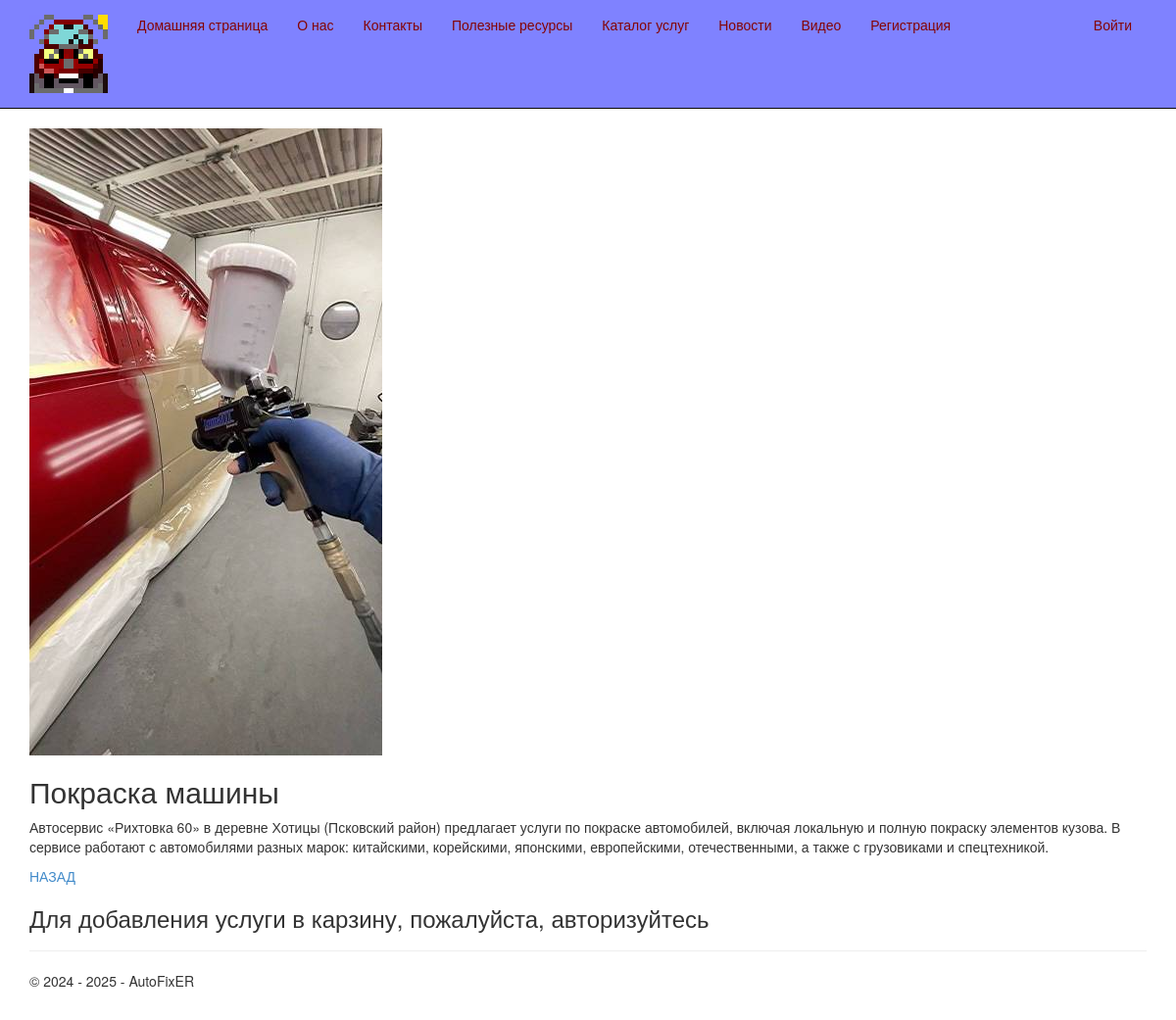
The app's page /servicepost/1/ with its own data.
### app/models.py (models this page shows, shortened)
class Service(models.Model):
    title = models.CharField(max_length=100, verbose_name="Заголовок")
    description = models.TextField(verbose_name="Краткое содержание")
    content = models.TextField(verbose_name="Полное содержание")
    price = models.IntegerField(default=0, verbose_name="Цена")
    image = models.FileField(default='temp.jpg', verbose_name='Путь к картинке')
    category = models.CharField(default='', max_length=100, verbose_name="Категория")
    class Meta:
        db_table = "Services" # имя таблицы для модели
        ordering = ["-price"] # порядок сортировки данных в модели ("-" означает по убыванию)
        verbose_name = "услуга"
        verbose_name_plural = "услуги"

### app/views.py (the view, shortened to what this page needs)
# urls.py: path('servicepost/<int:parametr>/', views.servicepost, name='servicepost'),
def servicepost(request, parametr):
    service_1 = Service.objects.get(id=parametr)
    assert isinstance(request, HttpRequest)
    return render(
        request,
        'app/servicepost.html',
        {
            'title':"Страница услуги",
            'service_1':service_1,
            'year':datetime.now().year,
            }
        )

### app/templates/app/servicepost.html
{% extends "app/layout.html" %}
{% block content %}
{% if service_1.image and service_1.image.url != '/media/temp.jpg' %}
<img src="{{ service_1.image.url }}" alt=" Картинка услуги" />
{% endif %}
<h2> {{service_1.title}} </h2>
<p> {{service_1.content|linebreaksbr}} </p>
<p><a href="{% url 'catalog' %}"> НАЗАД </a></p>
{% if user.is_authenticated %}
<h3>Купить:</h3>
<form method="POST">
    {% csrf_token %}
    <div>
        <button type="submit" class="save btn btn-default"> Добавить в корзину </button>
    </div>
</form>
{% else %}
<h3> Для добавления услуги в карзину, пожалуйста, авторизуйтесь </h3>
{% endif %}
{% endblock %}

### app/static/app/content/site.css (style rules this page uses)
body { padding-top: 0px; padding-bottom: 20px; }

### records on screen
Service: image (picture), title "Покраска машины", content "Автосервис «Рихтовка 60» в деревне Хотицы (Псковский район) предлагает услуги по покраске автомобилей, включая локальную и полную покраску элементов кузова. В сервисе работают с автомобилями разных марок: китайскими, корейскими, японскими, европейскими, отечественными, а также с грузовиками и спецтехникой."
